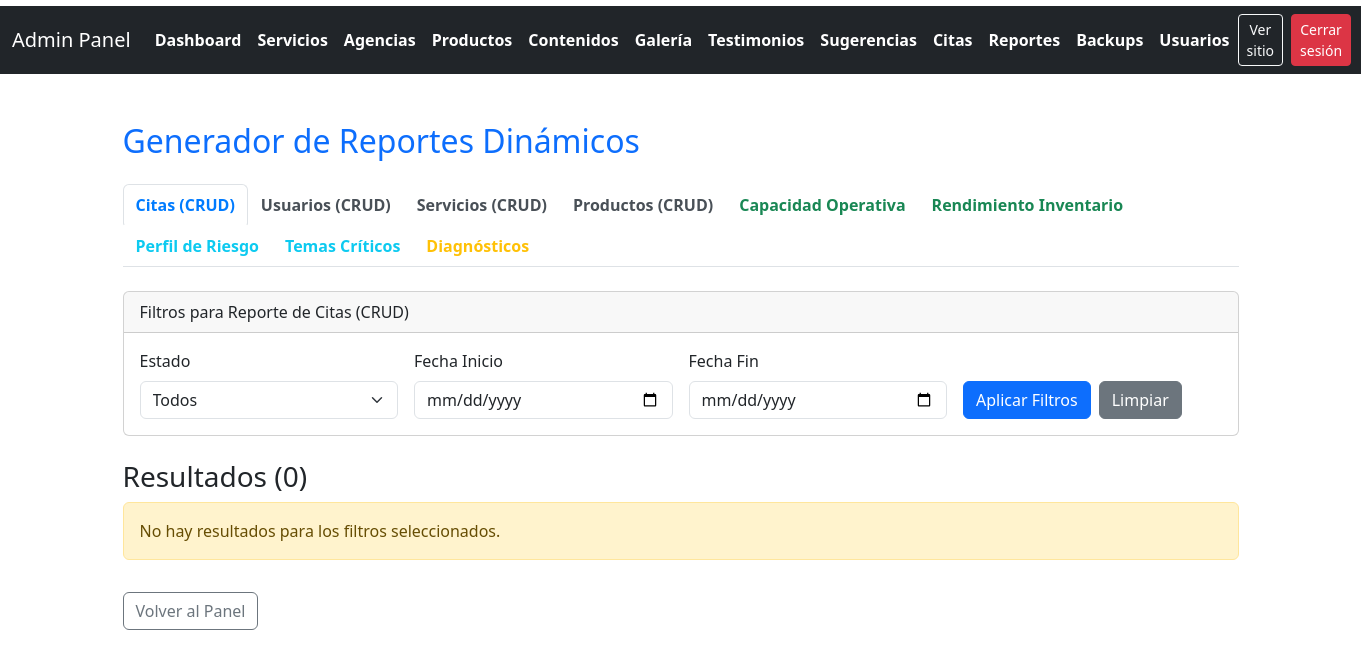
The app's page /public/admin/reportes.php (signed in), older data.
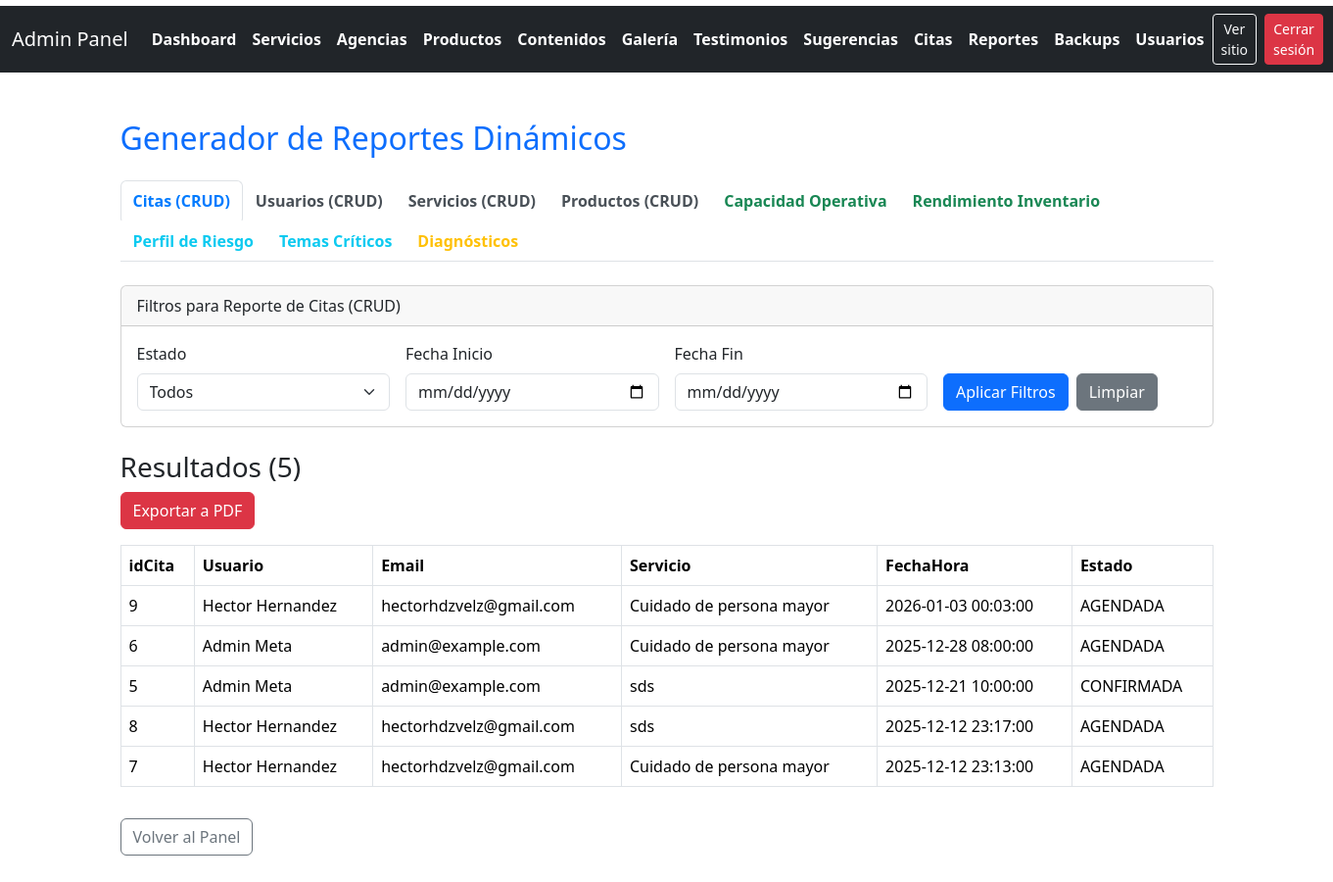
The same page, newer data.
### tables this page shows
CREATE TABLE `cita` (
  `idCita` int(11) NOT NULL,
  `Usuario_idUsuario` int(11) NOT NULL,
  `Servicio_idServicio` int(11) NOT NULL,
  `FechaHora` datetime NOT NULL,
  `Estado` enum('PENDIENTE','AGENDADA','CONFIRMADA','CANCELADA','REALIZADA') DEFAULT 'PENDIENTE',
  `Notas` text NOT NULL,
  `FechaRegistro` datetime NOT NULL DEFAULT current_timestamp()
);

CREATE TABLE `usuario` (
  `idUsuario` int(11) NOT NULL,
  `Nombre` varchar(60) NOT NULL,
  `ApellidoP` varchar(60) NOT NULL,
  `ApellidoM` varchar(60) NOT NULL,
  `Email` varchar(100) NOT NULL,
  `PasswordHash` varchar(255) NOT NULL,
  `Telefono` varchar(25) NOT NULL,
  `FechaRegistro` datetime NOT NULL DEFAULT current_timestamp(),
  `Activo` tinyint(1) NOT NULL DEFAULT 1,
  `Tipo` varchar(45) NOT NULL,
  `FechaActualizacion` datetime DEFAULT NULL,
  `IntentosFallidos` int(11) NOT NULL DEFAULT 0,
  `BloqueadoHasta` datetime DEFAULT NULL,
  `PasswordResetToken` varchar(64) DEFAULT NULL,
  `PasswordResetExpires` datetime DEFAULT NULL
);

CREATE TABLE `servicio` (
  `idServicio` int(11) NOT NULL,
  `Nombre` varchar(120) NOT NULL,
  `Descripcion` text NOT NULL,
  `Costo` decimal(10,2) DEFAULT 0.00,
  `Agencia_idAgencia` int(11) DEFAULT NULL,
  `Imagen` varchar(512) DEFAULT NULL,
  `Activo` tinyint(1) DEFAULT 1,
  `FechaCreacion` datetime NOT NULL DEFAULT current_timestamp(),
  `FechaActualizacion` datetime DEFAULT NULL ON UPDATE current_timestamp()
);

### app/controllers/ReporteController.php (called while the page is built, shortened)
<?php
class ReporteController {
    protected $pdo;
    public function __construct($pdo) {
        $this->pdo = $pdo;
    }
    public function getCitasReporte($filters = []) {
        $sql = 'SELECT c.idCita, CONCAT(u.Nombre, " ", u.ApellidoP) AS Usuario, u.Email AS Email, s.Nombre AS Servicio, c.FechaHora, c.Estado
                FROM Cita c
                INNER JOIN Usuario u ON c.Usuario_idUsuario = u.idUsuario
                INNER JOIN Servicio s ON c.Servicio_idServicio = s.idServicio
                WHERE 1=1';
        $params = [];
        $sql .= ' ORDER BY c.FechaHora DESC';
        $stmt = $this->pdo->prepare($sql);
        $stmt->execute($params);
        return $stmt->fetchAll(PDO::FETCH_ASSOC);
    }
}

### public/admin/reportes.php (the view, shortened to what the changed rows need)
<?php
require_once '../../app/config/db.php';
require_once '../../app/controllers/ReporteController.php';
$reporteCtrl = new ReporteController($pdo);
$reporteActual = $_GET['reporte'] ?? 'citas';
$filtros = [
    'estado' => $_GET['estado'] ?? '',
    'rol' => $_GET['rol'] ?? '',
    'tipo' => $_GET['tipo'] ?? '',
    'activo' => $_GET['activo'] ?? '',
    'agencia' => $_GET['agencia'] ?? '',
    'existencia' => $_GET['existencia'] ?? '',
    'existencia_op' => $_GET['existencia_op'] ?? '>=',
    'fecha_inicio' => $_GET['fecha_inicio'] ?? '',
    'fecha_fin' => $_GET['fecha_fin'] ?? '',
];
$resultados = [];
$titulo_reporte = "Reporte Desconocido";
$is_analitico = false;
$analitico_data = [];
switch ($reporteActual) {
    case 'citas':
        $resultados = $reporteCtrl->getCitasReporte($filtros);
        $titulo_reporte = "Citas (CRUD)";
        break;
}
$total_resultados = $is_analitico ? array_sum(array_map('count', array_filter($analitico_data, 'is_array'))) : count($resultados);
?>
<!DOCTYPE html>
<html lang="es">
<head>
    <link rel="stylesheet" href="../assets/css/style.css">
    <link href="https://cdn.jsdelivr.net/npm/bootstrap@5.3.2/dist/css/bootstrap.min.css" rel="stylesheet">
</head>
<body>
    <div class="container py-5">
        <h2 class="text-primary mb-4">Generador de Reportes Dinámicos</h2>
        <ul class="nav nav-tabs mb-4">
            <li class="nav-item"><a class="nav-link <?= $reporteActual == 'citas' ? 'active' : '' ?>" href="?reporte=citas">Citas (CRUD)</a></li>
            <li class="nav-item"><a class="nav-link <?= $reporteActual == 'usuarios' ? 'active' : '' ?>" href="?reporte=usuarios">Usuarios (CRUD)</a></li>
            <li class="nav-item"><a class="nav-link <?= $reporteActual == 'servicios' ? 'active' : '' ?>" href="?reporte=servicios">Servicios (CRUD)</a></li>
            <li class="nav-item"><a class="nav-link <?= $reporteActual == 'productos' ? 'active' : '' ?>" href="?reporte=productos">Productos (CRUD)</a></li>
            <li class="nav-item"><a class="nav-link <?= $reporteActual == 'capacidad_operativa' ? 'active' : '' ?> text-success" href="?reporte=capacidad_operativa">Capacidad Operativa</a></li>
            <li class="nav-item"><a class="nav-link <?= $reporteActual == 'inventario_rendimiento' ? 'active' : '' ?> text-success" href="?reporte=inventario_rendimiento">Rendimiento Inventario</a></li>
            <li class="nav-item"><a class="nav-link <?= $reporteActual == 'usuario_riesgo' ? 'active' : '' ?> text-info" href="?reporte=usuario_riesgo">Perfil de Riesgo</a></li>
            <li class="nav-item"><a class="nav-link <?= $reporteActual == 'temas_criticos' ? 'active' : '' ?> text-info" href="?reporte=temas_criticos">Temas Críticos</a></li>
            <li class="nav-item"><a class="nav-link <?= $reporteActual == 'diagnosticos' ? 'active' : '' ?> text-warning" href="?reporte=diagnosticos">Diagnósticos</a></li>
        </ul>
        <div class="card mb-4">
            <div class="card-header">Filtros para Reporte de <?= $titulo_reporte ?></div>
            <div class="card-body">
            </div>
        </div>
        <h3>Resultados (<?= $total_resultados ?>)</h3>
            <?php if (!empty($resultados) || $is_analitico): ?>
            <?php
                $export_query = http_build_query(array_merge($_GET, ['pdf' => 1]));
            ?>
            <?php if ($is_analitico): ?>
                <form id="exportPdfForm" method="POST" action="reporte_pdf.php" target="_blank" class="d-inline-block mb-3">
                    <?php foreach ($_GET as $k => $v): ?>
                        <input type="hidden" name="<?= htmlspecialchars($k) ?>" value="<?= htmlspecialchars($v) ?>">
                    <?php endforeach; ?>
                    <input type="hidden" name="pdf" value="1">
                    <input type="hidden" name="chart_image_demanda" id="chart_image_demanda">
                    <input type="hidden" name="chart_image_latencia" id="chart_image_latencia">
                    <button id="exportPdfBtn" type="button" class="btn btn-danger">Exportar a PDF (con gráficas)</button>
                </form>
            <?php else: ?>
                <a href="reporte_pdf.php?<?= $export_query ?>" target="_blank" class="btn btn-danger mb-3">Exportar a PDF</a>
            <?php endif; ?>
            <?php if ($is_analitico): ?>
                <?php foreach ($analitico_data as $seccion_nombre => $datos_seccion): ?>
                    <h4 class="mt-4 mb-2 text-primary"><?= str_replace('_', ' ', htmlspecialchars($seccion_nombre)) ?></h4>
                    <?php if (empty($datos_seccion)): ?>
                        <div class="alert alert-info">No hay datos disponibles para esta sección.</div>
                    <?php elseif (array_key_exists(0, $datos_seccion) && is_array($datos_seccion[0])):
                        $keys = array_keys($datos_seccion[0]); ?>
                        <table class="table table-bordered table-hover table-sm">
                            <thead>
                                <tr>
                                    <?php foreach ($keys as $k): ?>
                                        <th><?= htmlspecialchars(str_replace('_', ' ', $k)) ?></th>
                                    <?php endforeach; ?>
                                </tr>
                            </thead>
                            <tbody>
                                <?php foreach ($datos_seccion as $r): ?>
                                    <tr>
                                        <?php foreach ($r as $key => $val): ?>
                                            <td><?= htmlspecialchars($val) ?></td>
                                        <?php endforeach; ?>
                                    </tr>
                                <?php endforeach; ?>
                            </tbody>
                        </table>
                    <?php else:
                         ?>
                        <table class="table table-sm table-borderless w-50">
                            <tbody>
                                <?php foreach ($datos_seccion as $key => $val): ?>
                                    <tr>
                                        <td class="fw-bold"><?= htmlspecialchars($key) ?></td>
                                        <td><?= htmlspecialchars($val) ?></td>
                                    </tr>
                                <?php endforeach; ?>
                            </tbody>
                        </table>
                    <?php endif; ?>
                <?php endforeach; ?>
                <?php if ($reporteActual == 'capacidad_operativa'): ?>
                    <div class="row mt-4">
                        <div class="col-md-6">
                            <h5>Demanda Próxima (Próximos 30 días)</h5>
                            <canvas id="chartDemanda"></canvas>
                        </div>
                        <div class="col-md-6">
                            <h5>Latencia Promedio de Agendamiento (horas)</h5>
                            <canvas id="chartLatencia"></canvas>
                        </div>
                    </div>
                <?php endif; ?>
            <?php else: ?>
                <?php if ($reporteActual === 'diagnosticos'): ?>
                    <div class="table-responsive">
                        <table class="table table-bordered table-hover">
                            <thead>
                                <tr>
                                    <th>ID</th>
                                    <th>Fecha</th>
                                    <th>Nombre</th>
                                    <th>Email</th>
                                    <th>Ciudad</th>
                                    <th>Vivienda</th>
                                    <th>Dificultades</th>
                                    <th>Intereses</th>
                                    <th>Acciones</th>
                                </tr>
                            </thead>
                            <tbody>
                                <?php foreach ($resultados as $r): ?>
                                    <tr>
                                        <td><?= htmlspecialchars($r['ID']) ?></td>
                                        <td><?= htmlspecialchars($r['Fecha']) ?></td>
                                        <td><?= htmlspecialchars($r['Nombre']) ?></td>
                                        <td><?= htmlspecialchars($r['Email']) ?></td>
                                        <td><?= htmlspecialchars($r['Ciudad']) ?></td>
                                        <td><?= htmlspecialchars($r['Vivienda']) ?></td>
                                        <td><?= htmlspecialchars($r['Dificultades']) ?></td>
                                        <td><?= htmlspecialchars($r['Intereses']) ?></td>
                                        <td><button class="btn btn-sm btn-outline-secondary btn-view-detail" data-detail='<?= htmlspecialchars($r['detalle_html'], ENT_QUOTES) ?>'>Ver</button></td>
                                    </tr>
                                <?php endforeach; ?>
                            </tbody>
                        </table>
                    </div>
                    <div class="modal fade" id="diagDetailModal" tabindex="-1" aria-hidden="true">
                      <div class="modal-dialog modal-lg modal-dialog-scrollable">
                        <div class="modal-content">
                          <div class="modal-header">
                            <h5 class="modal-title">Detalle de la Solicitud</h5>
                            <button type="button" class="btn-close" data-bs-dismiss="modal" aria-label="Cerrar"></button>
                          </div>
                          <div class="modal-body"><div id="diagDetailHtml">Cargando...</div></div>
                          <div class="modal-footer"><button type="button" class="btn btn-secondary" data-bs-dismiss="modal">Cerrar</button></div>
                        </div>
                      </div>
                    </div>
                <?php else: ?>
                    <?php
                        $keys = !empty($resultados) ? array_keys($resultados[0]) : [];
                    ?>
                    <table class="table table-bordered table-hover">
                        <thead>
                            <tr>
                                <?php foreach ($keys as $k) echo '<th>' . htmlspecialchars($k) . '</th>'; ?>
                            </tr>
                        </thead>
                        <tbody>
                            <?php foreach ($resultados as $r): ?>
                            <tr>
                                <?php foreach ($r as $key => $val): ?>
                                    <td>
                                        <?php
                                            if ($key === 'Activo') {
                                                echo $val ? 'Sí' : 'No';
                                            } elseif (in_array($key, ['Costo', 'Precio'])) {
                                                echo '$' . number_format((float)$val, 2);
                                            } else {
                                                echo htmlspecialchars($val);
                                            }
                                        ?>
                                    </td>
                                <?php endforeach; ?>
                            </tr>
                            <?php endforeach; ?>
                        </tbody>
                    </table>
                <?php endif; ?>
            <?php endif; ?>
        <?php else: ?>
            <div class="alert alert-warning">No hay resultados para los filtros seleccionados.</div>
        <?php endif; ?>
        <a href="index.php" class="btn btn-outline-secondary mt-3">Volver al Panel</a>
    </div>
</body>
</html>

Row changes from the older to the newer data that the page shows:
added cita: idCita "9", val "Hector Hernandez", Usuario_idUsuario.Email "hectorhdzvelz@gmail.com", Servicio_idServicio.Nombre "Cuidado de persona mayor", FechaHora "2026-01-03 00:03:00", Estado "AGENDADA"
added cita: idCita "6", val "Admin Meta", Usuario_idUsuario.Email "admin@example.com", Servicio_idServicio.Nombre "Cuidado de persona mayor", FechaHora "2025-12-28 08:00:00", Estado "AGENDADA"
added cita: idCita "5", val "Admin Meta", Usuario_idUsuario.Email "admin@example.com", Servicio_idServicio.Nombre "sds", FechaHora "2025-12-21 10:00:00", Estado "CONFIRMADA"
added cita: idCita "8", val "Hector Hernandez", Usuario_idUsuario.Email "hectorhdzvelz@gmail.com", Servicio_idServicio.Nombre "sds", FechaHora "2025-12-12 23:17:00", Estado "AGENDADA"
added cita: idCita "7", val "Hector Hernandez", Usuario_idUsuario.Email "hectorhdzvelz@gmail.com", Servicio_idServicio.Nombre "Cuidado de persona mayor", FechaHora "2025-12-12 23:13:00", Estado "AGENDADA"
Text that changed along with them:
$total_resultados: "0" → "5"
text no longer shown: "No hay resultados para los filtros seleccionados."
text now shown: "Exportar a PDF"
new list line: "idCita"
new list line: "Usuario"
new list line: "Email"
new list line: "Servicio"
new list line: "FechaHora"
new list line: "Estado"
